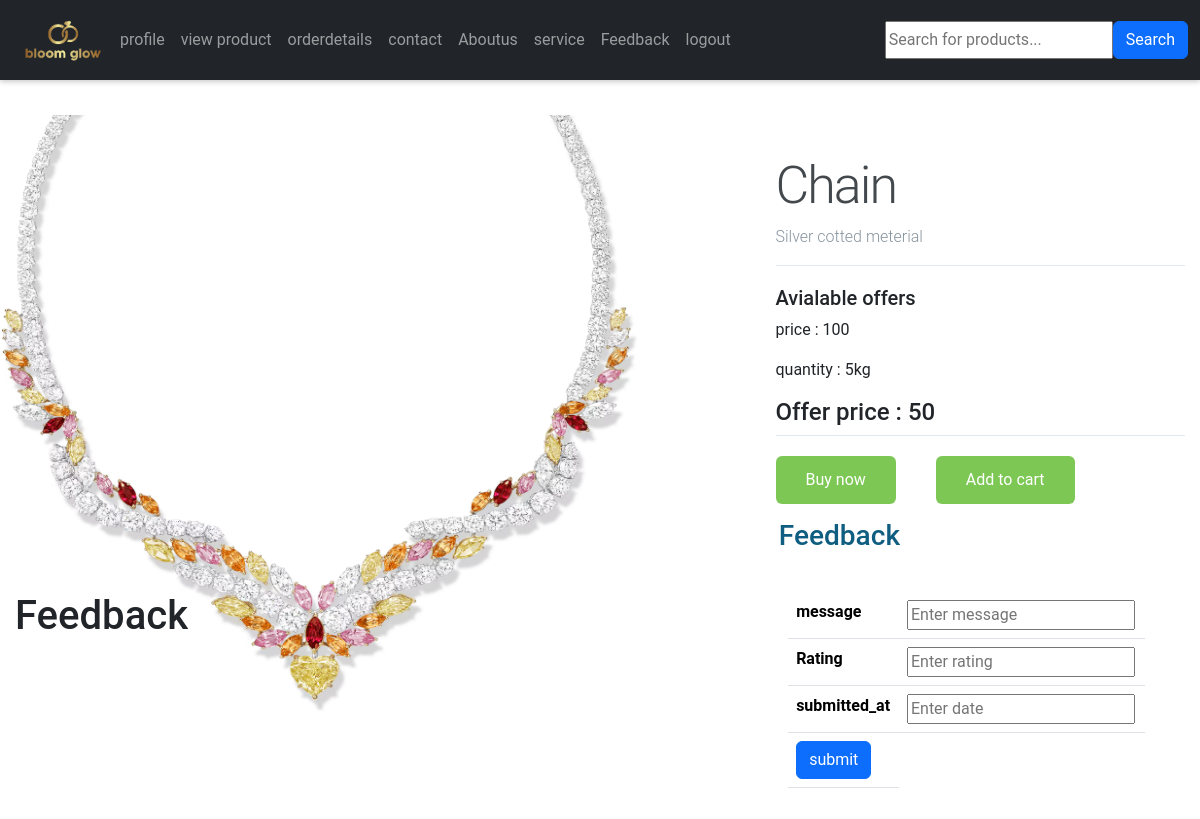
Screenshot of /prodetails/6 with the database file from the repository.
### app/models.py (models this page shows, shortened)
class Product(models.Model):
    shop = models.ForeignKey(Shopreg,on_delete=models.CASCADE)
    name = models.TextField()
    discription = models.TextField()
    price = models.IntegerField()
    quantity = models.IntegerField()
    offerprice = models.IntegerField()
    image = models.FileField()

### app/views.py (the view, shortened to what this page needs)
# urls.py: path('prodetails/<int:id>',views.prodetails),
def prodetails(req,id):
    data=Product.objects.get(pk=id)
    return render(req,'user/prodetails.html',{'data':data})

### template/user/prodetails.html (shortened to what this page needs)
<!DOCTYPE html>
<html lang="en">
<head>
  {% load static %}
  <link href="https://cdn.jsdelivr.net/npm/bootstrap@5.3.3/dist/css/bootstrap.min.css" rel="stylesheet">
</head>
<body>
  <nav id="nav" class="navbar navbar-expand-sm navbar-dark bg-dark">
    <div class="container-fluid">
      <a href="../userhome" class="logo">
        <img src="../static/logo.png" alt="logo" width="100px">
      </a>
      <div class="collapse navbar-collapse" id="mynavbar">
        <ul class="navbar-nav me-auto">
          <li class="nav-item">
            <a class="nav-link" href="../profile">profile</a>
          </li>
          <li class="nav-item">
            <a class="nav-link" href="../userviewproduct">view product</a>
          </li>
          <li class="nav-item">
            <a class="nav-link" href="../orderdetails">orderdetails</a>
          </li>
          <li class="nav-item">
            <a class="nav-link" href="../contact">contact</a>
          </li>
        <li class="nav-item">
          <a class="nav-link" href="../aboutus">Aboutus</a>
        </li>
      <li class="nav-item">
        <a class="nav-link" href="../service">service</a>
      </li>
      <li class="nav-item">
        <a class="nav-link" href="../submit_feedback">Feedback</a>
      </li>
          <li class="nav-item">
            <a class="nav-link" href="../logout">logout</a>
          </li>
        </ul>
    <form class="d-flex" method="get" action="{% url 'product_search' %}">
      <input type="text" name="form-control me-2" placeholder="Search for products...">
      <button type="submit" class="btn btn-primary">Search</button>
    </form>
      </div>
    </div>
  </nav>
    <main class="container">
        <div class="left-column">
          <img data-image="red" class="active" src="{{data.image.url}}" alt="">
        </div>
        <div class="right-column">
          <div class="product-description">
            <h1>{{data.name}}</h1>
            <p>{{data.discription}}</p>
          </div>
          <div class="product-configuration">
            <h5>
              Avialable offers
            </h5>
            <div class="cable-config">
              <p>price : {{data.price}}</p>
              <p>quantity : {{data.quantity}}kg</p>
              <h4>Offer price : {{data.offerprice}}</h4>
            </div>
          </div>
          <div class="product-price">
            <a href="../buynow1/{{data.pk}}" class="cart-btn">Buy now</a>
            <a href="../user_view_cart" class="cart-btn">Add to cart</a>
          </div>
        </div>
      </main>
<div>
  <h3>Feedback</h3>
</div>
    <form action="" method="post" enctype="multipart/form-data">
    <div class="container mt-4">
      <h1>Feedback</h1>
      <table class="table">
        <tr>
          <td><label for="message"><b>message</b></label></td>
          <td><input type="text" placeholder="Enter message" name="message" id="message" required></td>
        </tr>
        <tr>
          <td><label for="rating"><b>Rating</b></label></td>
          <td><input type="number" placeholder="Enter rating" name="rating" id="rating" required></td>
        </tr>
        <tr>
          <td><label for="submitted_at"><b>submitted_at</b></label></td>
          <td><input type="datetime" placeholder="Enter date" name="submitted_at" id="submitted_at" required></td>
        </tr>
      </div>
      <tr>
      <td>
      <button class="btn btn-primary " type="submit">submit</button>
      </td>
    </tr>
  </form>
</body>
</html>

### template/user/prodetails.html (style rules this page uses)
html, body { height: 100%; width: 100%; margin: 0; font-family: 'Roboto', sans-serif; }
.navbar .nav-link { transition: color 0.3s; / }
#nav { box-shadow: 0 2px 5px rgba(0, 0, 0, 0.2); height: 80px; margin: -20px -20px-20px 0; }
.container { max-width: 1200px; margin: 0 auto; padding: 15px; display: flex; }
.left-column { width: 65%; position: relative; }
.right-column { width: 35%; margin-top: 60px; }
.left-column img { padding-top: 20px; margin-left: -50px; padding-bottom: 50px; position: absolute; left: 0; top: 0; opacity: 0; max-width: 700px; max-height: 700px; min-width: 700px; min-height: 700px; transition: all 0.3s ease; }
.left-column img.active { opacity: 1; width:100px; }
.product-description { border-bottom: 1px solid #E1E8EE; margin-bottom: 20px; }
.product-description h1 { font-weight: 300; font-size: 52px; color: #43484D; letter-spacing: -2px; }
.product-description p { font-size: 16px; font-weight: 300; color: #86939E; line-height: 24px; }
.cable-config { border-bottom: 1px solid #E1E8EE; margin-bottom: 20px; }
.product-price { display: flex; align-items: center; }
.cart-btn { display: inline-block; background-color: #7DC855; border-radius: 6px; font-size: 16px; color: #FFFFFF; text-decoration: none; margin-right: 40px; padding: 12px 30px; transition: all .5s; }
table { width:20px; height: 50px; margin-right: 40px; margin-left: 600px; }
h3 { text-align: right; color: #0f5d81; margin-right: 300px; }

### rows the page displays
Product: image (picture), name "Chain", discription "Silver cotted meterial", price "100", quantity "5", offerprice "50"
